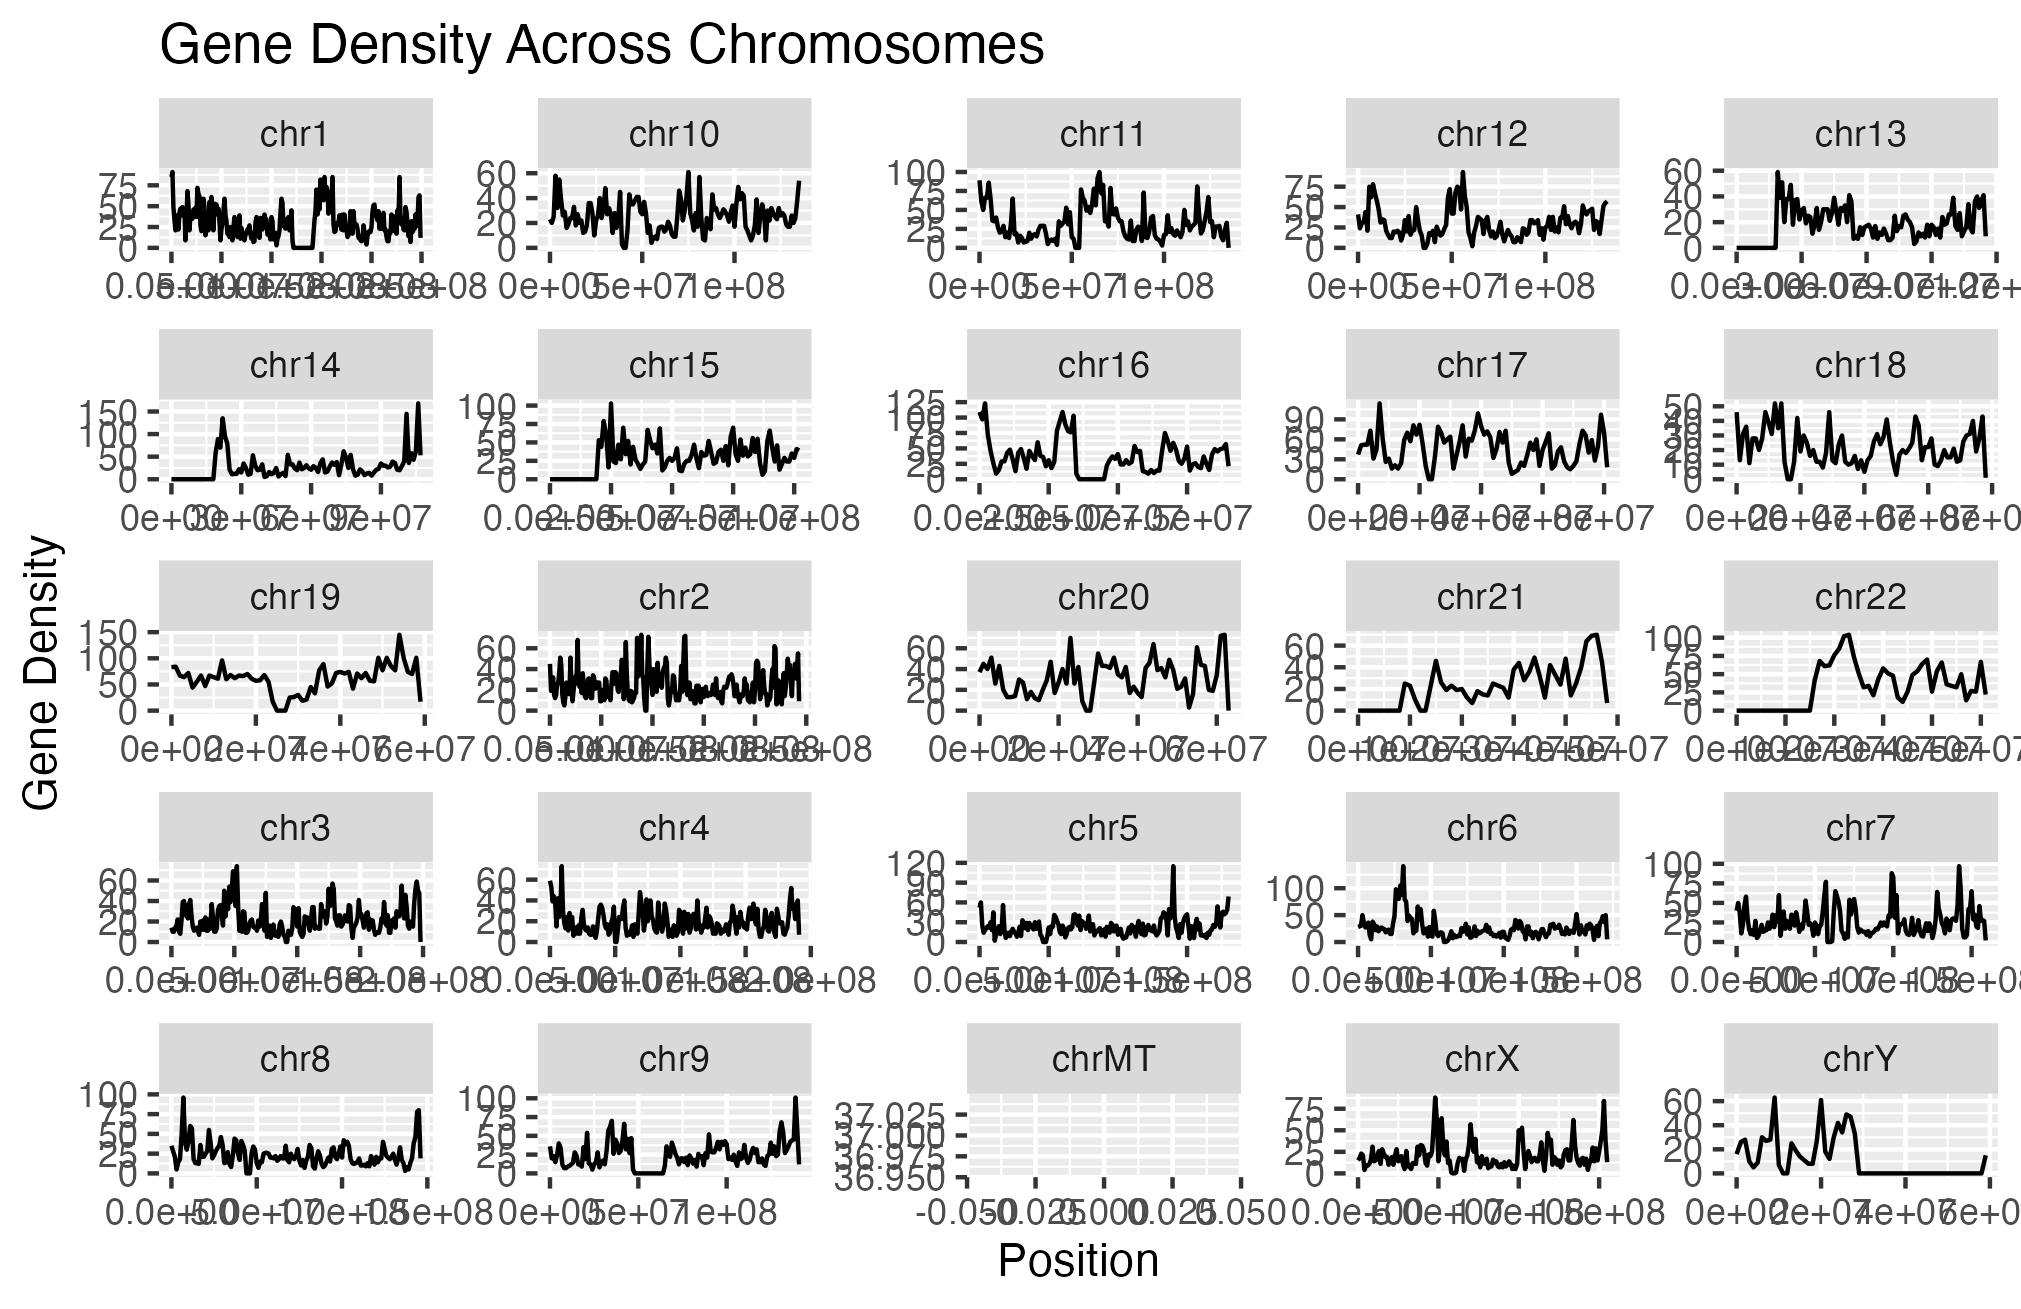

Here is the R script that generated this plot:
library(tidyverse)

header <- c( "chr", "start", "end", "count")

df_kc <- read_tsv("/Users/cmdb/qb25-answers/week1/hg19-kc-count.bed", col_names=header)


ggplot(df_kc, aes(x = start, y = count)) +
  geom_line() +
  facet_wrap(chr ~ ., scales = 'free') +
  labs(
    x = "Position",
    y = "Gene Density",
    title = "Gene Density Across Chromosomes"
  )
ggsave( "exercise1.png")
